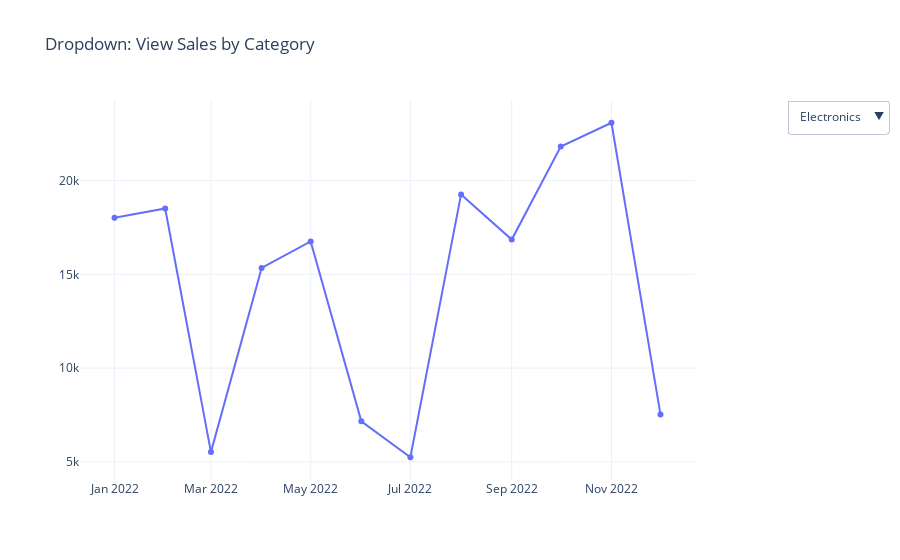

Notebook source saved alongside this figure:
### Code cell
# 🧪 Manual Interactivity – Dropdown to Toggle Categories (Line Chart)

# Prepare category-wise frames manually
frames = []
categories = df["Category"].unique()
for cat in categories:
    subset = df[df["Category"] == cat]
    frames.append(subset)

# Build trace-per-category line chart
import plotly.graph_objects as go

fig2 = go.Figure()
for i, cat_df in enumerate(frames):
    fig2.add_trace(go.Scatter(
        x=cat_df["Month"],
        y=cat_df["Sales"],
        name=cat_df["Category"].iloc[0],
        visible=(i == 0)
    ))

label_map = {cat: [i] for i, cat in enumerate(categories)}
fig2 = add_dropdown(fig2, label_map, title="Toggle Category Sales Over Time")
fig2.update_layout(title="Dropdown: View Sales by Category")
fig2.show()

### Figure 1 — Plotly figure (JSON) as saved in the notebook; plotly's stock layout.template omitted (floating-point values rounded to 4 significant figures)
{"data": [{"name": "Electronics", "type": "scatter", "visible": true, "x": ["2022-01", "2022-02", "2022-03", "2022-04", "2022-05", "2022-06", "2022-07", "2022-08", "2022-09", "2022-10", "2022-11", "2022-12"], "y": [18020.0, 18520.0, 5519.0, 15340.0, 16760.0, 7160.0, 5246.0, 19270.0, 16860.0, 21820.0, 23090.0, 7520.0]}, {"name": "Apparel", "type": "scatter", "visible": false, "x": ["2022-01", "2022-02", "2022-03", "2022-04", "2022-05", "2022-06", "2022-07", "2022-08", "2022-09", "2022-10", "2022-11", "2022-12"], "y": [15180.0, 12110.0, 14630.0, 17420.0, 8718.0, 7753.0, 5881.0, 7554.0, 16690.0, 15260.0, 18030.0, 12150.0]}, {"name": "Books", "type": "scatter", "visible": false, "x": ["2022-01", "2022-02", "2022-03", "2022-04", "2022-05", "2022-06", "2022-07", "2022-08", "2022-09", "2022-10", "2022-11", "2022-12"], "y": [16670.0, 15820.0, 7912.0, 14390.0, 17070.0, 10820.0, 24410.0, 15350.0, 18150.0, 7892.0, 9748.0, 21380.0]}, {"name": "Home", "type": "scatter", "visible": false, "x": ["2022-01", "2022-02", "2022-03", "2022-04", "2022-05", "2022-06", "2022-07", "2022-08", "2022-09", "2022-10", "2022-11", "2022-12"], "y": [16190.0, 6092.0, 11880.0, 24530.0, 17810.0, 9025.0, 6368.0, 8787.0, 14510.0, 18840.0, 14350.0, 18850.0]}], "layout": {"title": {"text": "Dropdown: View Sales by Category"}, "updatemenus": [{"buttons": [{"args": [{"visible": [true, false, false, false]}, {"title": "Toggle Category Sales Over Time"}], "label": "Electronics", "method": "update"}, {"args": [{"visible": [false, true, false, false]}, {"title": "Toggle Category Sales Over Time"}], "label": "Apparel", "method": "update"}, {"args": [{"visible": [false, false, true, false]}, {"title": "Toggle Category Sales Over Time"}], "label": "Books", "method": "update"}, {"args": [{"visible": [false, false, false, true]}, {"title": "Toggle Category Sales Over Time"}], "label": "Home", "method": "update"}], "direction": "down", "showactive": true, "type": "dropdown", "x": 1.15, "xanchor": "left"}]}}
